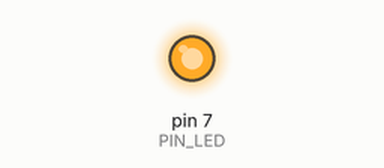
Simulated run of this sketch. Board: Arduino Uno, built with avr-gcc and run on an emulated ATmega328P. On the bench: output pins drawn as LEDs (lit = HIGH). What the sketch prints to the serial monitor is not drawn. At 2.0 s the program stops and its outputs stay as they are.

Above: at 0.5 s.
At 1.75 s:
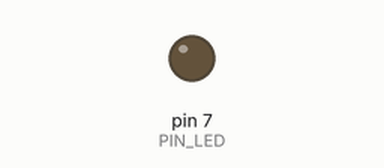
Timing chart, 0 to 3.0 s (numbered marks = the images above):
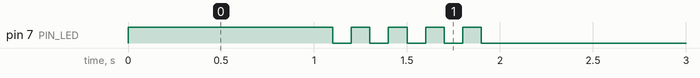

The sketch:

05_practice_2.ino
```cpp
#define PIN_LED 7
unsigned int count, toggle;

void setup() {
  pinMode(PIN_LED, OUTPUT);
  Serial.begin(115200);
  while(!Serial){
    ;
  }
  Serial.println("Hello World!");
  count = 0;
  toggle = 1;
  digitalWrite(PIN_LED, 0);
}

void loop() {
  Serial.println(++count);
  digitalWrite(PIN_LED, 1);
  delay(1000);
  for(int i = 0; i<10; i++){
    digitalWrite(PIN_LED, toggle);
    delay(100);
    toggle = toggle_state(toggle);
  }
  digitalWrite(PIN_LED, 0);
  while(1){
    ;
  }
}

int toggle_state(int toggle){
  int answer = (toggle == 0) ? 1 : 0;
  return answer;
  }
```

Measured:
- by itself, pin 7 (PIN_LED): repeats every 0.20 s: LOW 0.10 s, HIGH 0.10 s, until it stays LOW from 1.9 s
